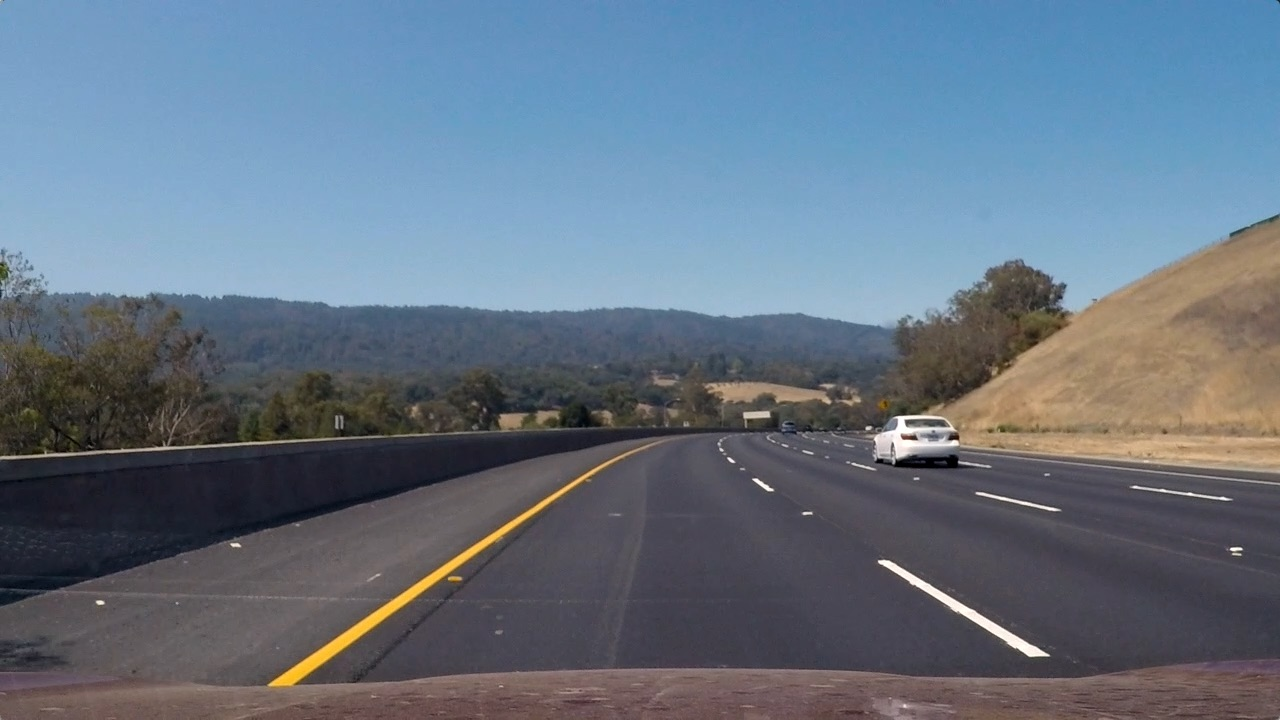
#> input picture test3.jpg, 1280 x 720 px
$ jupyter execute 'Simple Lane Detection.ipynb'
#> lines starting #> are read from the running program, lines starting #| are printed output that depends on the picture; after the words box and inside, x2 and y2 are one past the last pixel; in counts of white or black regions, pixels touching at a corner belong together
# Lane Detection

[cell 1]
import numpy as np
import cv2

[cell 2]
img = cv2.imread("test3.jpg")
#> img is the input picture: shape (720, 1280, 3); mean B, G, R 130.7, 115.3, 101.1

[cell 3]
image=np.copy(img)

[cell 4]
# cv2.imshow('dkjkfj',img)
# cv2.waitKey(0)

[cell 5]
img = cv2.cvtColor(img, cv2.COLOR_BGR2RGB) # converts from BGR to RGB

[cell 6]
# hls = cv2.cvtColor(img, cv2.COLOR_RGB2HLS)

[cell 7]
def color_filter(image):
    #convert to HLS to mask based on HLS
    hls = cv2.cvtColor(image, cv2.COLOR_RGB2HLS)
    lower = np.array([0,190,0])
    upper = np.array([255,255,255])
    yellower = np.array([10,0,90])
    yelupper = np.array([50,255,255])
    yellowmask = cv2.inRange(hls, yellower, yelupper)
    whitemask = cv2.inRange(hls, lower, upper)
    mask = cv2.bitwise_or(yellowmask, whitemask)
    masked = cv2.bitwise_and(image, image, mask = mask)
    return masked

[cell 8]
filtered_img = color_filter(img)
#> in color_filter, `yellowmask = cv2.inRange(hls, yellower, yelupper)`:
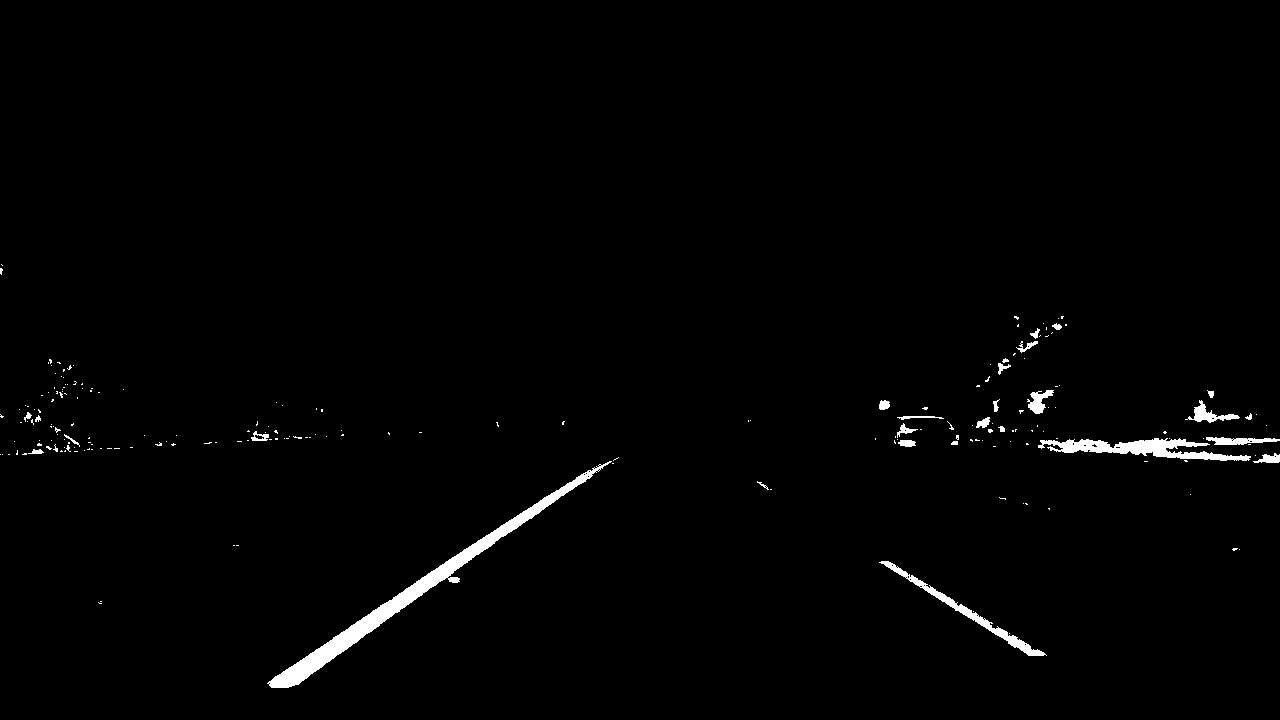
#> yellowmask: shape (720, 1280); 1.3% white; 208 white regions (180 under 20 px), largest, box (x1, y1, x2, y2) and area: (267, 461, 612, 688) 5177, (1038, 438, 1251, 461) 2137, (879, 561, 1047, 656) 1268

[cell 9]
def roi(img):
    x = int(img.shape[1])
    y = int(img.shape[0])
    shape = np.array([[int(0), int(y)], [int(x), int(y)], [int(0.55*x), int(0.6*y)], [int(0.45*x), int(0.6*y)]])
    #define a numpy array with the dimensions of img, but comprised of zeros
    mask = np.zeros_like(img)
    #Uses 3 channels or 1 channel for color depending on input image
    if len(img.shape) > 2:
        channel_count = img.shape[2]
        ignore_mask_color = (255,) * channel_count
    else:
        ignore_mask_color = 255
    #creates a polygon with the mask color
    cv2.fillPoly(mask, np.int32([shape]), ignore_mask_color)
    #returns the image only where the mask pixels are not zero
    masked_image = cv2.bitwise_and(img, mask)
    return masked_image

[cell 10]
roi_img=roi(filtered_img)
#> in roi, `cv2.fillPoly(mask, np.int32([shape]), ignore_mask_color)`:
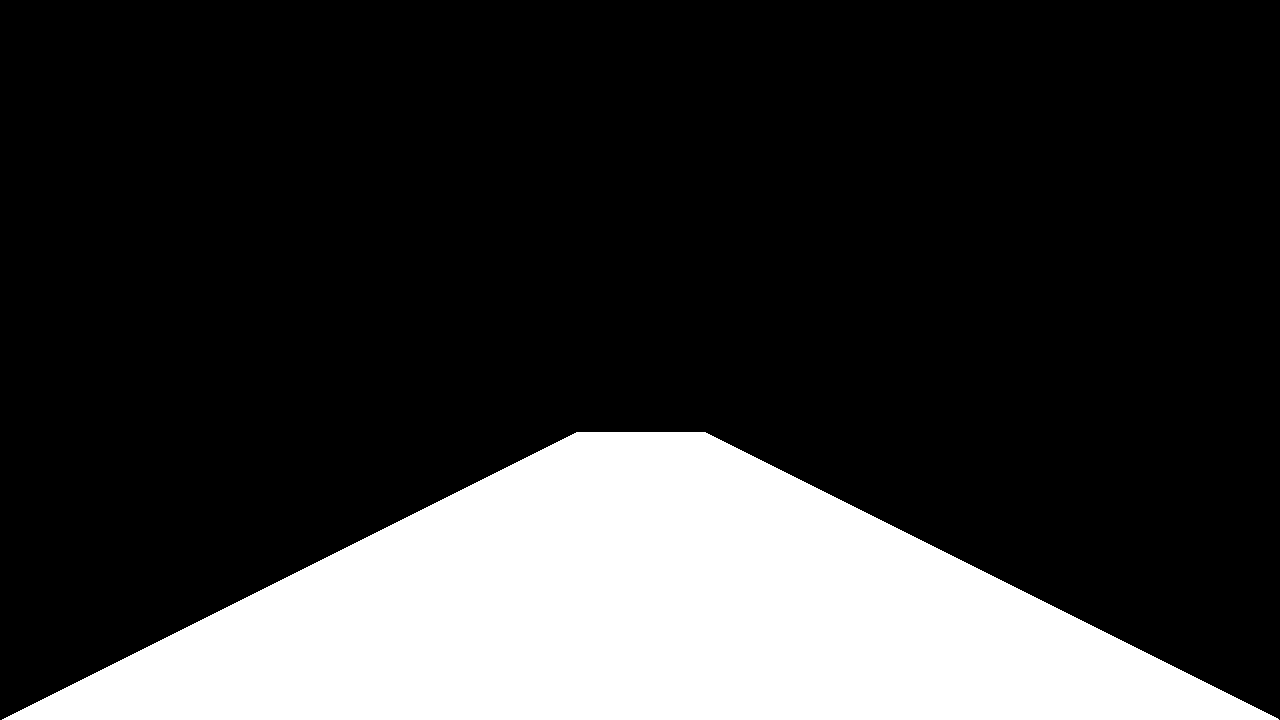
#> mask: shape (720, 1280, 3); 22% white; 1 white region, box (x1, y1, x2, y2) and area: (2, 432, 1279, 720) 202751

[cell 11]
def grayscale(img):
    return cv2.cvtColor(img, cv2.COLOR_RGB2GRAY)
def canny(img):
    return cv2.Canny(grayscale(img), 50, 120)

[cell 12]
canny_img = canny(roi_img)
#> in canny, `return cv2.Canny(grayscale(img), 50, 120)`:
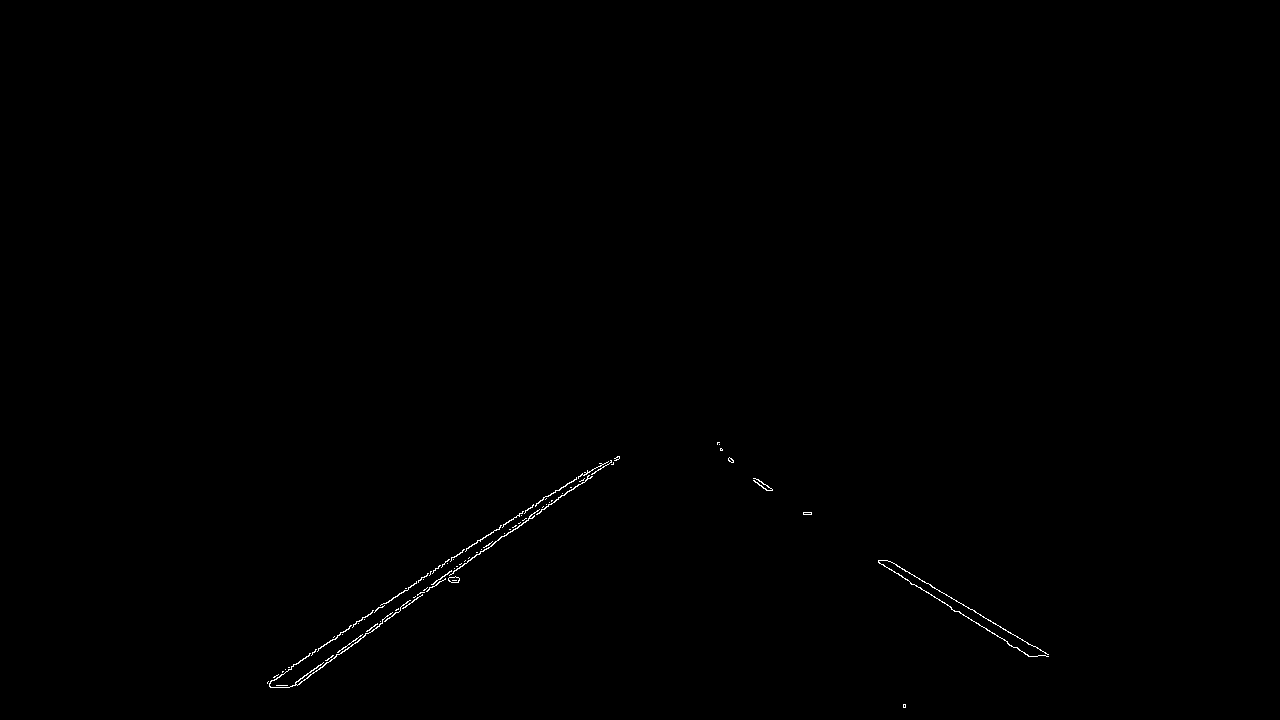
#> returned value: shape (720, 1280); 0.22% white in thin lines or dots, all inside (x1, y1, x2, y2) = (267, 442, 1049, 708)

[cell 13]
rightSlope, leftSlope, rightIntercept, leftIntercept = [],[],[],[]
def draw_lines(img, lines, thickness=5):
    global rightSlope, leftSlope, rightIntercept, leftIntercept
    rightColor=[0,255,0]
    leftColor=[255,0,0]

    #this is used to filter out the outlying lines that can affect the average
    #We then use the slope we determined to find the y-intercept of the filtered lines by solving for b in y=mx+b
    for line in lines:
        for x1,y1,x2,y2 in line:
            slope = (y1-y2)/(x1-x2)
            if slope > 0.3:
                if x1 > 500 :
                    yintercept = y2 - (slope*x2)
                    rightSlope.append(slope)
                    rightIntercept.append(yintercept)
                else: None
            elif slope < -0.3:
                if x1 < 600:
                    yintercept = y2 - (slope*x2)
                    leftSlope.append(slope)
                    leftIntercept.append(yintercept)
    #We use slicing operators and np.mean() to find the averages of the 30 previous frames
    #This makes the lines more stable, and less likely to shift rapidly
    leftavgSlope = np.mean(leftSlope[-30:])
    leftavgIntercept = np.mean(leftIntercept[-30:])
    rightavgSlope = np.mean(rightSlope[-30:])
    rightavgIntercept = np.mean(rightIntercept[-30:])
    #Here we plot the lines and the shape of the lane using the average slope and intercepts
    try:
        left_line_x1 = int((0.65*img.shape[0] - leftavgIntercept)/leftavgSlope)
        left_line_x2 = int((img.shape[0] - leftavgIntercept)/leftavgSlope)
        right_line_x1 = int((0.65*img.shape[0] - rightavgIntercept)/rightavgSlope)
        right_line_x2 = int((img.shape[0] - rightavgIntercept)/rightavgSlope)
        pts = np.array([[left_line_x1, int(0.65*img.shape[0])],[left_line_x2, int(img.shape[0])],[right_line_x2, int(img.shape[0])],[right_line_x1, int(0.65*img.shape[0])]], np.int32)
        pts = pts.reshape((-1,1,2))
        cv2.fillPoly(img,[pts],(0,0,255))
        cv2.line(img, (left_line_x1, int(0.65*img.shape[0])), (left_line_x2, int(img.shape[0])), leftColor, 10)
        cv2.line(img, (right_line_x1, int(0.65*img.shape[0])), (right_line_x2, int(img.shape[0])), rightColor, 10)
    except ValueError:
    #I keep getting errors for some reason, so I put this here. Idk if the error still persists.
        pass

[cell 14]
def hough_lines(img, rho, theta, threshold, min_line_len, max_line_gap):
    """
    `img` should be the output of a Canny transform.
    """
    lines = cv2.HoughLinesP(img, rho, theta, threshold, np.array([]), minLineLength=min_line_len, maxLineGap=max_line_gap)
    line_img = np.zeros((img.shape[0], img.shape[1], 3), dtype=np.uint8)
    draw_lines(line_img, lines)
    return line_img

[cell 15]
def linedetect(img):
    return hough_lines(img, 1, np.pi/180, 10, 20, 100)
#> in hough_lines, `lines = cv2.HoughLinesP(img, rho, theta, threshold, np.array([]), minL..`: lines = 24 rows, first 6: [270, 682, 546, 496], [803, 514, 1030, 656], [288, 687, 618, 456], [286, 687, 617, 456], [291, 686, 619, 457], [285, 687, 608, 461]
#> the loop in draw_lines, `for line in lines:` made 24 passes
#> after the loop in draw_lines, `for line in lines:`: leftIntercept = [864, 888.6, 886.6, 889.2, 886.4, 861.9, 867.1, 890.5, 884.5, 863.9, 865.5, 890.7, 872.1, 862.9]; leftSlope = [-0.674, -0.7, -0.698, -0.698, -0.7, -0.674, -0.676, -0.697, -0.698, -0.672, -0.672, -0.7, -0.682, -0.674]; rightIntercept = [11.68, 25.68, 29.32, 17.56, 8.25, 5.5, -71.45, 9.38, -221.8]; rightSlope = [0.626, 0.601, 0.597, 0.621, 0.627, 0.624, 0.727, 0.625, 0.93]
#> in draw_lines, `leftavgSlope = np.mean(leftSlope[-30:])`: leftavgSlope = -0.687
#> in draw_lines, `leftavgIntercept = np.mean(leftIntercept[-30:])`: leftavgIntercept = 876.7
#> in draw_lines, `rightavgSlope = np.mean(rightSlope[-30:])`: rightavgSlope = 0.664
#> in draw_lines, `rightavgIntercept = np.mean(rightIntercept[-30:])`: rightavgIntercept = -20.65
#> in draw_lines, `left_line_x1 = int((0.65*img.shape[0] - leftavgIntercept)/leftavgSlope)`: left_line_x1 = 595
#> in draw_lines, `left_line_x2 = int((img.shape[0] - leftavgIntercept)/leftavgSlope)`: left_line_x2 = 228
#> in draw_lines, `right_line_x1 = int((0.65*img.shape[0] - rightavgIntercept)/rightavgSl..`: right_line_x1 = 735
#> in draw_lines, `right_line_x2 = int((img.shape[0] - rightavgIntercept)/rightavgSlope)`: right_line_x2 = 1114
#> in draw_lines, `pts = np.array([[left_line_x1, int(0.65*img.shape[0])],[left_line_x2, ..`: pts = [[595, 468], [228, 720], [1114, 720], [735, 468]]
#> in draw_lines, `cv2.line(img, (right_line_x1, int(0.65*img.shape[0])), (right_line_x2,..`:
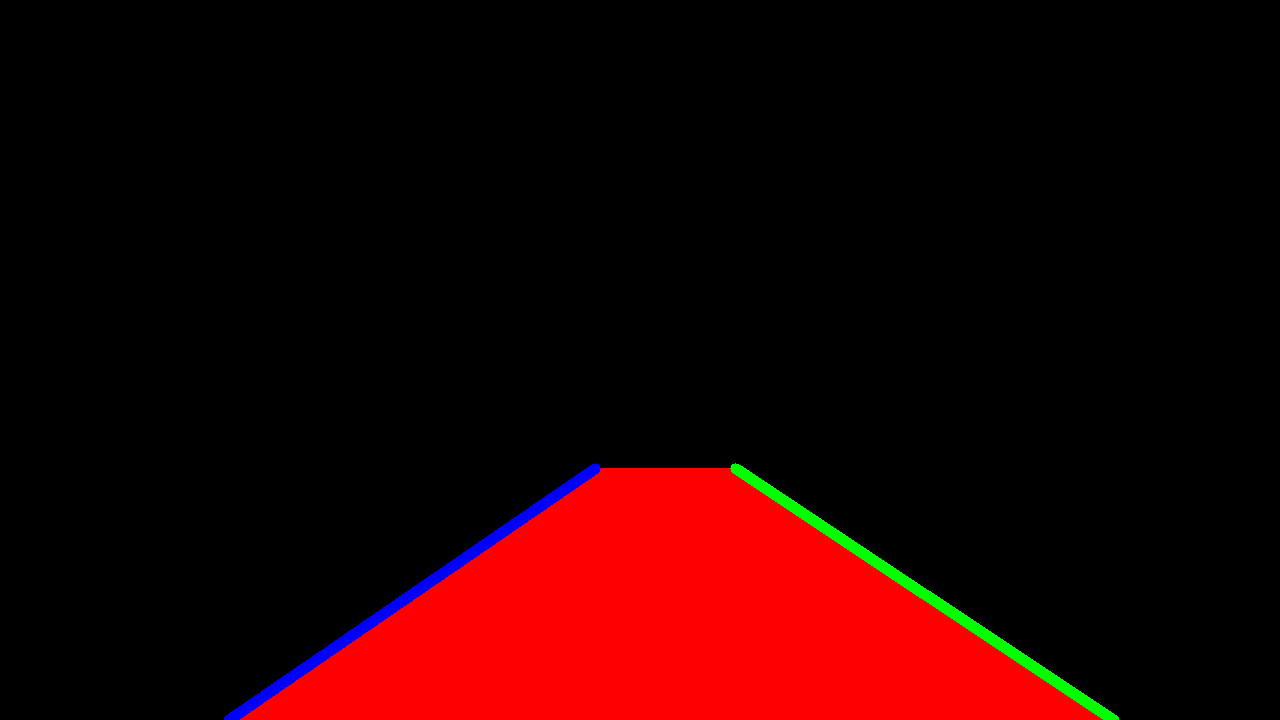
#> img: shape (720, 1280, 3); mean of channels 0, 1, 2 1.4, 1.4, 34.3; drawn as B, G, R

$ run again, with test_image.jpg copied over test3.jpg
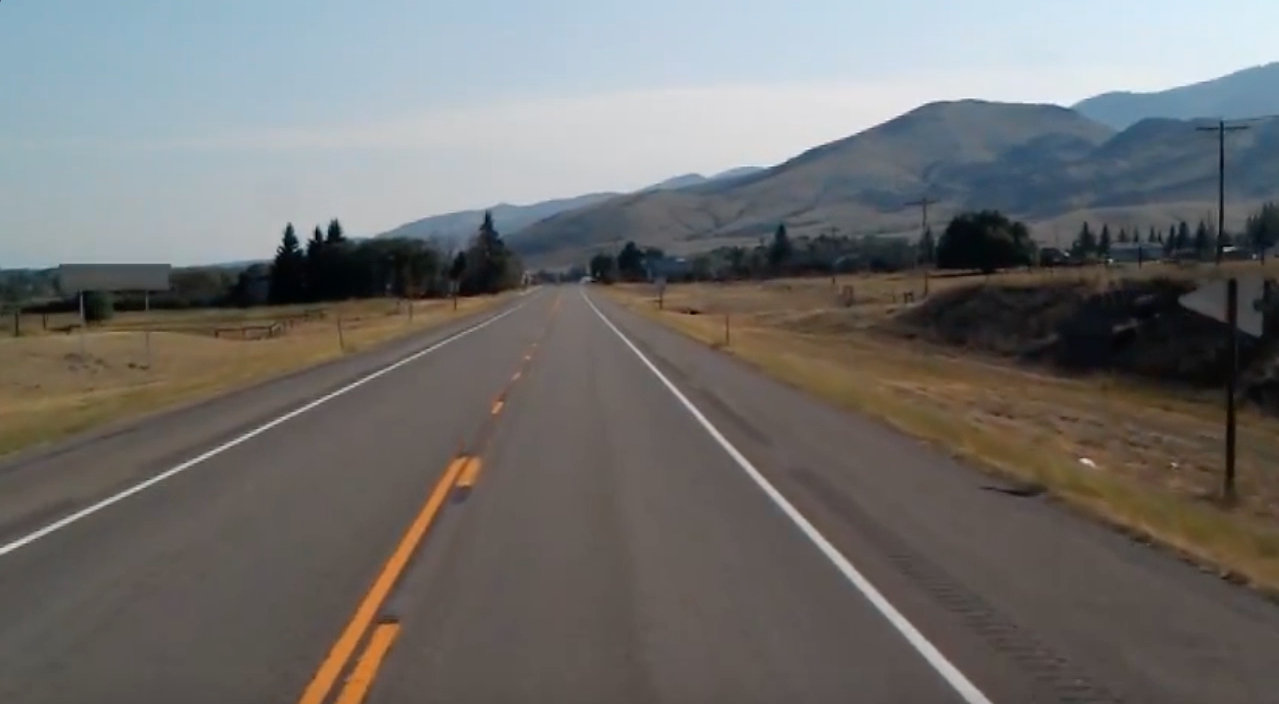
#> input picture test_image.jpg, 1279 x 704 px
#> img is the input picture: shape (704, 1279, 3); mean B, G, R 109.7, 111.3, 112.3
#> hls: shape (704, 1279, 3); mean of channels 0, 1, 2 51.2, 111.1, 40.6
#> in color_filter, `yellowmask = cv2.inRange(hls, yellower, yelupper)`:
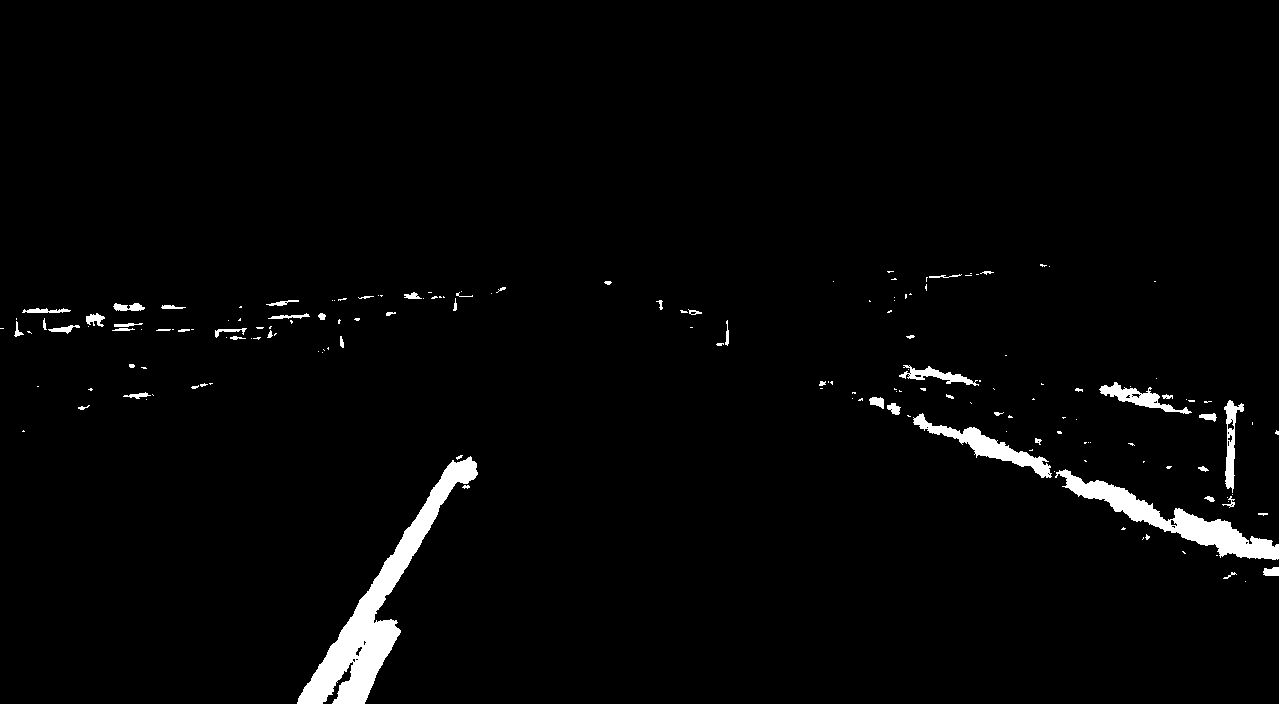
#> yellowmask: shape (704, 1279); 2.3% white; 169 white regions (113 under 20 px), largest, box (x1, y1, x2, y2) and area: (297, 456, 478, 704) 8671, (1055, 469, 1279, 560) 4593, (913, 413, 1052, 478) 1949
#> whitemask: shape (704, 1279); 15.6% white; 114 white regions (105 under 20 px), largest, box (x1, y1, x2, y2) and area: (236, 0, 1279, 228) 139538, (0, 539, 27, 552) 66, (305, 194, 319, 198) 44
#> lines = 39 rows, first 6: [708, 426, 960, 678], [298, 697, 431, 492], [320, 702, 453, 481], [358, 703, 398, 628], [325, 701, 459, 478], [336, 702, 382, 620]
#> the loop in draw_lines, `for line in lines:` made 39 passes
#> after the loop in draw_lines, `for line in lines:`: leftIntercept = 29 values, max 1484.7 at index 28, min 1128.3 at index 5, mean 1254; leftSlope = 29 values, max -1.44 at index 5, min -2.15 at index 28, mean -1.68; rightIntercept = [-282, -280, -283, -284, -279, -304.1]; rightSlope = [1, 1, 1, 1, 1, 1.03]
#> leftavgSlope = -1.68
#> leftavgIntercept = 1254
#> rightavgSlope = 1.01
#> rightavgIntercept = -285.3
#> left_line_x1 = 473
#> left_line_x2 = 327
#> right_line_x1 = 738
#> right_line_x2 = 984
#> pts = [[473, 457], [327, 704], [984, 704], [738, 457]]
#> in draw_lines, `cv2.line(img, (right_line_x1, int(0.65*img.shape[0])), (right_line_x2,..`:
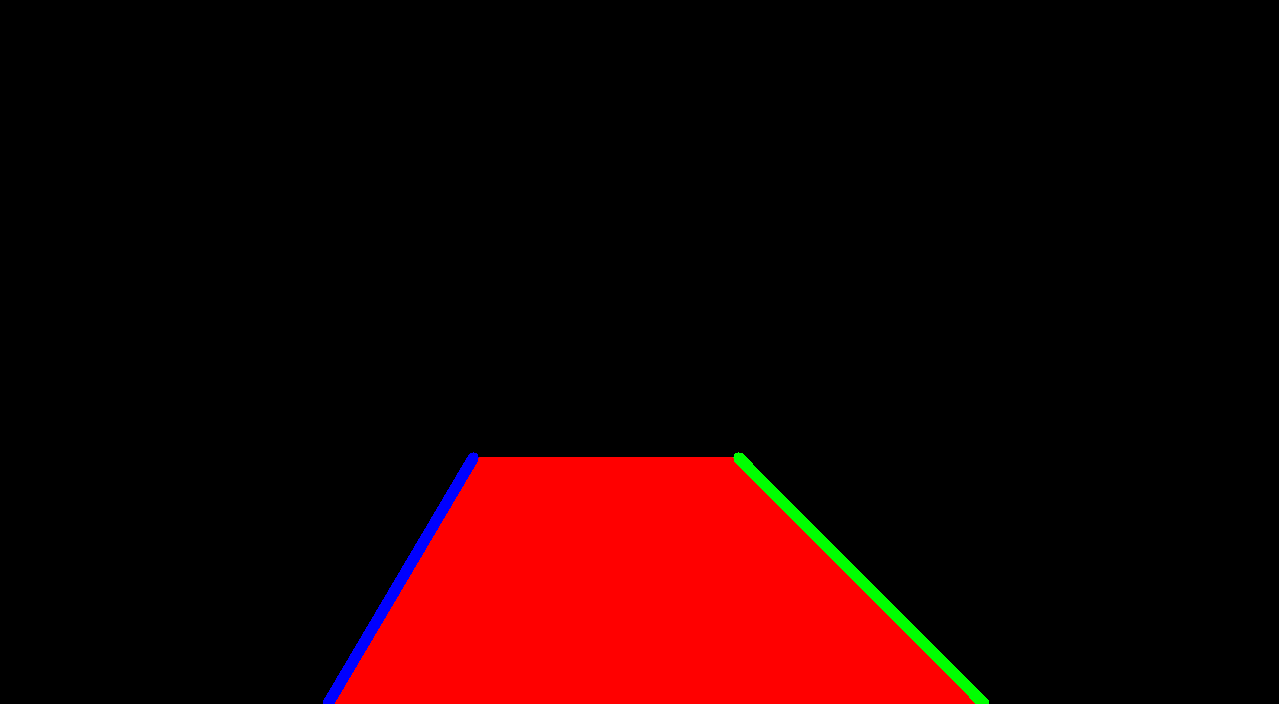
#> img: shape (704, 1279, 3); mean of channels 0, 1, 2 0.9, 1.1, 31.2; drawn as B, G, R
